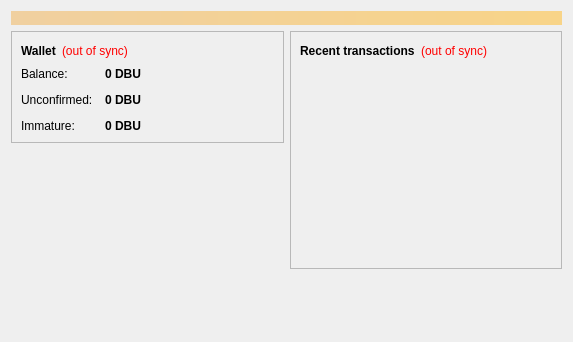
<?xml version="1.0" encoding="UTF-8"?>
<ui version="4.0">
 <class>OverviewPage</class>
 <widget class="QWidget" name="OverviewPage">
  <property name="geometry">
   <rect>
    <x>0</x>
    <y>0</y>
    <width>573</width>
    <height>342</height>
   </rect>
  </property>
  <property name="windowTitle">
   <string>Form</string>
  </property>
  <layout class="QVBoxLayout" name="topLayout">
   <item>
    <widget class="QLabel" name="labelAlerts">
     <property name="visible">
      <bool>false</bool>
     </property>
     <property name="styleSheet">
      <string notr="true">background-color: qlineargradient(x1: 0, y1: 0, x2: 1, y2: 0, stop:0 #F0D0A0, stop:1 #F8D488); color:#000000;</string>
     </property>
     <property name="wordWrap">
      <bool>true</bool>
     </property>
     <property name="margin">
      <number>3</number>
     </property>
    </widget>
   </item>
   <item>
    <layout class="QHBoxLayout" name="horizontalLayout" stretch="1,1">
     <item>
      <layout class="QVBoxLayout" name="verticalLayout_2">
       <item>
        <widget class="QFrame" name="frame">
         <property name="frameShape">
          <enum>QFrame::StyledPanel</enum>
         </property>
         <property name="frameShadow">
          <enum>QFrame::Raised</enum>
         </property>
         <layout class="QVBoxLayout" name="verticalLayout_4">
          <item>
           <layout class="QHBoxLayout" name="horizontalLayout_4">
            <item>
             <widget class="QLabel" name="label_5">
              <property name="font">
               <font>
                <weight>75</weight>
                <bold>true</bold>
               </font>
              </property>
              <property name="text">
               <string>Wallet</string>
              </property>
             </widget>
            </item>
            <item>
             <widget class="QLabel" name="labelWalletStatus">
              <property name="toolTip">
               <string>The displayed information may be out of date. Your wallet automatically synchronizes with the Dubeucoin network after a connection is established, but this process has not completed yet.</string>
              </property>
              <property name="styleSheet">
               <string notr="true">QLabel { color: red; }</string>
              </property>
              <property name="text">
               <string notr="true">(out of sync)</string>
              </property>
              <property name="alignment">
               <set>Qt::AlignLeading|Qt::AlignLeft|Qt::AlignVCenter</set>
              </property>
             </widget>
            </item>
            <item>
             <spacer name="horizontalSpacer_2">
              <property name="orientation">
               <enum>Qt::Horizontal</enum>
              </property>
              <property name="sizeHint" stdset="0">
               <size>
                <width>40</width>
                <height>20</height>
               </size>
              </property>
             </spacer>
            </item>
           </layout>
          </item>
          <item>
           <layout class="QFormLayout" name="formLayout_2">
            <property name="fieldGrowthPolicy">
             <enum>QFormLayout::AllNonFixedFieldsGrow</enum>
            </property>
            <property name="horizontalSpacing">
             <number>12</number>
            </property>
            <property name="verticalSpacing">
             <number>12</number>
            </property>
            <item row="0" column="0">
             <widget class="QLabel" name="label">
              <property name="text">
               <string>Balance:</string>
              </property>
             </widget>
            </item>
            <item row="0" column="1">
             <widget class="QLabel" name="labelBalance">
              <property name="font">
               <font>
                <weight>75</weight>
                <bold>true</bold>
               </font>
              </property>
              <property name="cursor">
               <cursorShape>IBeamCursor</cursorShape>
              </property>
              <property name="toolTip">
               <string>Your current balance</string>
              </property>
              <property name="text">
               <string notr="true">0 DBU</string>
              </property>
              <property name="textInteractionFlags">
               <set>Qt::LinksAccessibleByMouse|Qt::TextSelectableByKeyboard|Qt::TextSelectableByMouse</set>
              </property>
             </widget>
            </item>
            <item row="1" column="0">
             <widget class="QLabel" name="label_3">
              <property name="text">
               <string>Unconfirmed:</string>
              </property>
             </widget>
            </item>
            <item row="1" column="1">
             <widget class="QLabel" name="labelUnconfirmed">
              <property name="font">
               <font>
                <weight>75</weight>
                <bold>true</bold>
               </font>
              </property>
              <property name="cursor">
               <cursorShape>IBeamCursor</cursorShape>
              </property>
              <property name="toolTip">
               <string>Total of transactions that have yet to be confirmed, and do not yet count toward the current balance</string>
              </property>
              <property name="text">
               <string notr="true">0 DBU</string>
              </property>
              <property name="textInteractionFlags">
               <set>Qt::LinksAccessibleByMouse|Qt::TextSelectableByKeyboard|Qt::TextSelectableByMouse</set>
              </property>
             </widget>
            </item>
            <item row="2" column="0">
             <widget class="QLabel" name="labelImmatureText">
              <property name="text">
               <string>Immature:</string>
              </property>
             </widget>
            </item>
            <item row="2" column="1">
             <widget class="QLabel" name="labelImmature">
              <property name="font">
               <font>
                <weight>75</weight>
                <bold>true</bold>
               </font>
              </property>
              <property name="toolTip">
               <string>Mined balance that has not yet matured</string>
              </property>
              <property name="text">
               <string notr="true">0 DBU</string>
              </property>
              <property name="textInteractionFlags">
               <set>Qt::LinksAccessibleByMouse|Qt::TextSelectableByKeyboard|Qt::TextSelectableByMouse</set>
              </property>
             </widget>
            </item>
           </layout>
          </item>
         </layout>
        </widget>
       </item>
       <item>
        <spacer name="verticalSpacer">
         <property name="orientation">
          <enum>Qt::Vertical</enum>
         </property>
         <property name="sizeHint" stdset="0">
          <size>
           <width>20</width>
           <height>40</height>
          </size>
         </property>
        </spacer>
       </item>
      </layout>
     </item>
     <item>
      <layout class="QVBoxLayout" name="verticalLayout_3">
       <item>
        <widget class="QFrame" name="frame_2">
         <property name="frameShape">
          <enum>QFrame::StyledPanel</enum>
         </property>
         <property name="frameShadow">
          <enum>QFrame::Raised</enum>
         </property>
         <layout class="QVBoxLayout" name="verticalLayout">
          <item>
           <layout class="QHBoxLayout" name="horizontalLayout_2">
            <item>
             <widget class="QLabel" name="label_4">
              <property name="text">
               <string>&lt;b&gt;Recent transactions&lt;/b&gt;</string>
              </property>
             </widget>
            </item>
            <item>
             <widget class="QLabel" name="labelTransactionsStatus">
              <property name="toolTip">
               <string>The displayed information may be out of date. Your wallet automatically synchronizes with the Dubeucoin network after a connection is established, but this process has not completed yet.</string>
              </property>
              <property name="styleSheet">
               <string notr="true">QLabel { color: red; }</string>
              </property>
              <property name="text">
               <string notr="true">(out of sync)</string>
              </property>
              <property name="alignment">
               <set>Qt::AlignRight|Qt::AlignTrailing|Qt::AlignVCenter</set>
              </property>
             </widget>
            </item>
            <item>
             <spacer name="horizontalSpacer">
              <property name="orientation">
               <enum>Qt::Horizontal</enum>
              </property>
              <property name="sizeHint" stdset="0">
               <size>
                <width>40</width>
                <height>20</height>
               </size>
              </property>
             </spacer>
            </item>
           </layout>
          </item>
          <item>
           <widget class="QListView" name="listTransactions">
            <property name="styleSheet">
             <string notr="true">QListView { background: transparent; }</string>
            </property>
            <property name="frameShape">
             <enum>QFrame::NoFrame</enum>
            </property>
            <property name="verticalScrollBarPolicy">
             <enum>Qt::ScrollBarAlwaysOff</enum>
            </property>
            <property name="horizontalScrollBarPolicy">
             <enum>Qt::ScrollBarAlwaysOff</enum>
            </property>
            <property name="selectionMode">
             <enum>QAbstractItemView::NoSelection</enum>
            </property>
           </widget>
          </item>
         </layout>
        </widget>
       </item>
       <item>
        <spacer name="verticalSpacer_2">
         <property name="orientation">
          <enum>Qt::Vertical</enum>
         </property>
         <property name="sizeHint" stdset="0">
          <size>
           <width>20</width>
           <height>40</height>
          </size>
         </property>
        </spacer>
       </item>
      </layout>
     </item>
    </layout>
   </item>
  </layout>
 </widget>
 <resources/>
 <connections/>
</ui>
